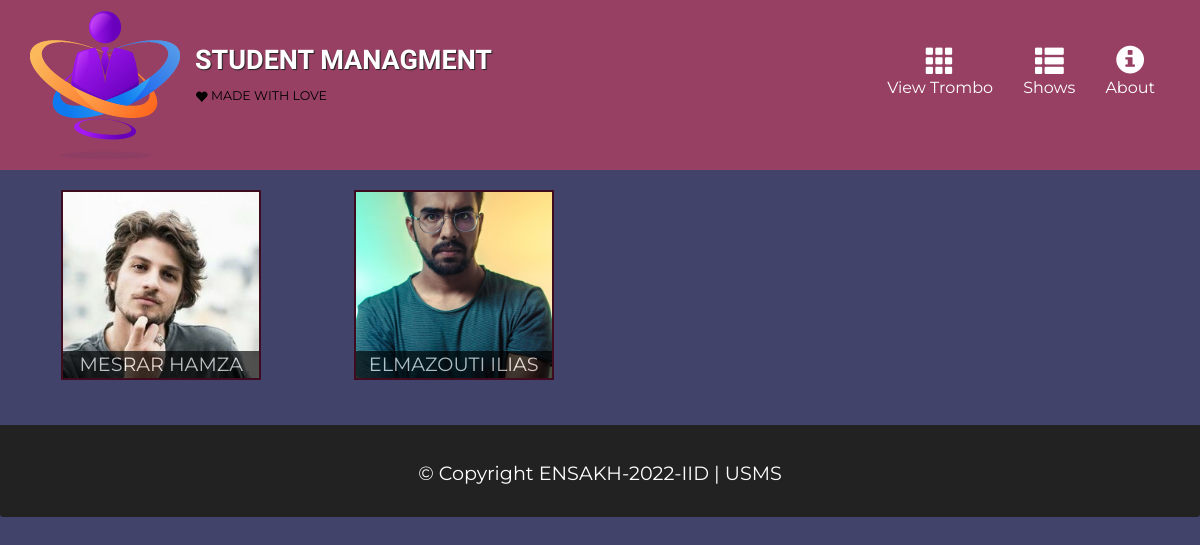
The app's page /trombinoscope.php with its own data.
### tables this page shows
CREATE TABLE IF NOT EXISTS `etudiant` (
  `Id` int NOT NULL AUTO_INCREMENT,
  `name` varchar(20) NOT NULL,
  `login` varchar(20) NOT NULL,
  `email` varchar(50) NOT NULL,
  `photos` varchar(50) NOT NULL,
  `cv` varchar(50) NOT NULL,
  `adresse` varchar(50) NOT NULL,
  `tel` varchar(14) NOT NULL,
  PRIMARY KEY (`Id`),
  UNIQUE KEY `Id` (`Id`)
);

### trombinoscope.php (the view, shortened to what this page needs)
<!DOCTYPE html>
<html>
<head>
	<?php
		include('inc/header.php');
	?>
	<div id="main-content" class="container">
		<section class="row">
			<?php
				$dns = "mysql:host=localhost;dbname=webproject";
			 	$user = "ez7mz";
			 	$password = "ez7mz";
			 	$my_con = new PDO($dns, $user, $password);
				$sql = "SELECT name, photos FROM etudiant";
				$res = $my_con->query($sql);
			?>
			<?php while($ligne = $res->fetch(PDO::FETCH_NUM ))
				{
				 ?>
				 	<div class="col-md-3 col-sm-4 col-xs-6 col-xxs-12">
						<div class="category-tile" style="background-image: url(<?php echo $ligne[1]; ?>); background-size: cover; background-position: center;">
							<span><?php echo $ligne[0]; ?></span>
						</div>
					</div>
				<?php } ?>
		</section>
	</div>
	<?php
		include('inc/footer.php');
	?>

### css/style.css (style rules this page uses)
body { font-family: 'Montserrat', sans-serif; font-size: 16px; color: #fff; background-color: #41436A; }
.category-tile { position: relative; border: 2px solid #3F0C1F; overflow: hidden; width: 200px; height: 190px; margin: 0 auto 15px; }
.category-tile span { position: absolute; bottom: 0; right: 0; width: 100%; text-align: center; font-size: 1.2em; text-transform: uppercase; background-color: #000; color: #fff; opacity: 0.65; }

### records on screen
etudiant: photos (picture), name "MESRAR HAMZA"
etudiant: photos (picture), name "ELMAZOUTI ILIAS"
